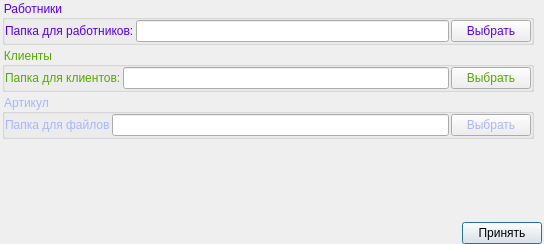
<?xml version="1.0" encoding="UTF-8"?>
<ui version="4.0">
 <class>Dialog</class>
 <widget class="QDialog" name="Dialog">
  <property name="geometry">
   <rect>
    <x>0</x>
    <y>0</y>
    <width>544</width>
    <height>244</height>
   </rect>
  </property>
  <property name="windowTitle">
   <string>Настройки путей</string>
  </property>
  <layout class="QGridLayout" name="gridLayout">
   <property name="leftMargin">
    <number>2</number>
   </property>
   <property name="topMargin">
    <number>0</number>
   </property>
   <property name="rightMargin">
    <number>2</number>
   </property>
   <property name="bottomMargin">
    <number>0</number>
   </property>
   <property name="spacing">
    <number>2</number>
   </property>
   <item row="4" column="0">
    <spacer name="verticalSpacer">
     <property name="orientation">
      <enum>Qt::Vertical</enum>
     </property>
     <property name="sizeHint" stdset="0">
      <size>
       <width>20</width>
       <height>40</height>
      </size>
     </property>
    </spacer>
   </item>
   <item row="5" column="0" colspan="5">
    <layout class="QHBoxLayout" name="horizontalLayout">
     <item>
      <spacer name="horizontalSpacer">
       <property name="orientation">
        <enum>Qt::Horizontal</enum>
       </property>
       <property name="sizeHint" stdset="0">
        <size>
         <width>40</width>
         <height>20</height>
        </size>
       </property>
      </spacer>
     </item>
     <item>
      <widget class="QPushButton" name="pushButton_3">
       <property name="text">
        <string>Принять</string>
       </property>
      </widget>
     </item>
    </layout>
   </item>
   <item row="1" column="0">
    <widget class="QGroupBox" name="groupBox">
     <property name="styleSheet">
      <string notr="true">color: rgb(85, 0, 255);</string>
     </property>
     <property name="title">
      <string>Работники</string>
     </property>
     <layout class="QGridLayout" name="gridLayout_2">
      <property name="leftMargin">
       <number>0</number>
      </property>
      <property name="topMargin">
       <number>0</number>
      </property>
      <property name="rightMargin">
       <number>0</number>
      </property>
      <property name="bottomMargin">
       <number>0</number>
      </property>
      <property name="spacing">
       <number>2</number>
      </property>
      <item row="0" column="2">
       <widget class="QPushButton" name="pushButton_2">
        <property name="text">
         <string>Выбрать</string>
        </property>
       </widget>
      </item>
      <item row="0" column="1">
       <widget class="QLineEdit" name="le_work_path"/>
      </item>
      <item row="0" column="0">
       <widget class="QLabel" name="label_2">
        <property name="text">
         <string>Папка для работников:</string>
        </property>
       </widget>
      </item>
     </layout>
    </widget>
   </item>
   <item row="2" column="0">
    <widget class="QGroupBox" name="groupBox_2">
     <property name="styleSheet">
      <string notr="true">color: rgb(85, 170, 0);</string>
     </property>
     <property name="title">
      <string>Клиенты</string>
     </property>
     <layout class="QGridLayout" name="gridLayout_3">
      <property name="leftMargin">
       <number>0</number>
      </property>
      <property name="topMargin">
       <number>0</number>
      </property>
      <property name="rightMargin">
       <number>0</number>
      </property>
      <property name="bottomMargin">
       <number>0</number>
      </property>
      <property name="spacing">
       <number>2</number>
      </property>
      <item row="0" column="0">
       <widget class="QLabel" name="label_3">
        <property name="text">
         <string>Папка для клиентов:</string>
        </property>
       </widget>
      </item>
      <item row="0" column="1">
       <widget class="QLineEdit" name="le_clients_path"/>
      </item>
      <item row="0" column="2">
       <widget class="QPushButton" name="pushButton_4">
        <property name="text">
         <string>Выбрать</string>
        </property>
       </widget>
      </item>
     </layout>
    </widget>
   </item>
   <item row="3" column="0">
    <widget class="QGroupBox" name="groupBox_3">
     <property name="styleSheet">
      <string notr="true">color: rgb(167, 183, 255);</string>
     </property>
     <property name="title">
      <string>Артикул</string>
     </property>
     <layout class="QGridLayout" name="gridLayout_4">
      <property name="leftMargin">
       <number>0</number>
      </property>
      <property name="topMargin">
       <number>0</number>
      </property>
      <property name="rightMargin">
       <number>0</number>
      </property>
      <property name="bottomMargin">
       <number>0</number>
      </property>
      <property name="spacing">
       <number>2</number>
      </property>
      <item row="0" column="0">
       <widget class="QLabel" name="label_4">
        <property name="text">
         <string>Папка для файлов</string>
        </property>
       </widget>
      </item>
      <item row="0" column="1">
       <widget class="QLineEdit" name="le_article_label_path"/>
      </item>
      <item row="0" column="2">
       <widget class="QPushButton" name="pushButton_5">
        <property name="text">
         <string>Выбрать</string>
        </property>
       </widget>
      </item>
     </layout>
    </widget>
   </item>
  </layout>
 </widget>
 <resources/>
 <connections>
  <connection>
   <sender>pushButton_3</sender>
   <signal>clicked()</signal>
   <receiver>Dialog</receiver>
   <slot>ok()</slot>
   <hints>
    <hint type="sourcelabel">
     <x>540</x>
     <y>242</y>
    </hint>
    <hint type="destinationlabel">
     <x>543</x>
     <y>45</y>
    </hint>
   </hints>
  </connection>
  <connection>
   <sender>pushButton_2</sender>
   <signal>clicked()</signal>
   <receiver>Dialog</receiver>
   <slot>work_path()</slot>
   <hints>
    <hint type="sourcelabel">
     <x>489</x>
     <y>47</y>
    </hint>
    <hint type="destinationlabel">
     <x>543</x>
     <y>37</y>
    </hint>
   </hints>
  </connection>
  <connection>
   <sender>pushButton_4</sender>
   <signal>clicked()</signal>
   <receiver>Dialog</receiver>
   <slot>clients_path()</slot>
   <hints>
    <hint type="sourcelabel">
     <x>513</x>
     <y>88</y>
    </hint>
    <hint type="destinationlabel">
     <x>581</x>
     <y>91</y>
    </hint>
   </hints>
  </connection>
  <connection>
   <sender>pushButton_5</sender>
   <signal>clicked()</signal>
   <receiver>Dialog</receiver>
   <slot>article_label()</slot>
   <hints>
    <hint type="sourcelabel">
     <x>496</x>
     <y>138</y>
    </hint>
    <hint type="destinationlabel">
     <x>677</x>
     <y>139</y>
    </hint>
   </hints>
  </connection>
 </connections>
 <slots>
  <slot>work_path()</slot>
  <slot>ok()</slot>
  <slot>work_templates_path()</slot>
  <slot>clients_path()</slot>
  <slot>article_label()</slot>
 </slots>
</ui>
